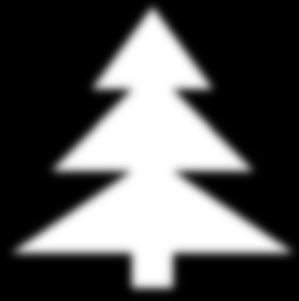
#> input picture Példatár/tree_blur_02.png, 299 x 301 px
$ python 07_02_d_Sobel_magnitude_visualizer.py   (older library calls are emulated)
#> lines starting #> are read from the running program, lines starting #| are printed output that depends on the picture; after the words box and inside, x2 and y2 are one past the last pixel; in counts of white or black regions, pixels touching at a corner belong together; long printed decimals are rounded

import cv2
import numpy as np
import math

MAGN_THRESH_PERCENT = 0.2
# ARROW_MAX_LENGTH = 200
SHOW_CONCATENATED_RESULT = False


# [57 lines left out: function gradient_draw_callback, not called in this run]


# img = cv2.imread('OpenCV-logo.png', cv2.IMREAD_GRAYSCALE)
img = cv2.imread('tree_blur_02.png', cv2.IMREAD_GRAYSCALE)
#> img is the input picture: shape (301, 299); min 0, max 255, mean 83.8
# img = cv2.imread('GolyoAlszik_rs.jpg', cv2.IMREAD_GRAYSCALE)
# img = cv2.imread('PalPant_800.jpg', cv2.IMREAD_GRAYSCALE)
# img = cv2.imread('SeaCliffBridge_3_800.jpg', cv2.IMREAD_GRAYSCALE)
cv2.imshow('img', img)


# Kép normalizálása és megjelenítése
def display_image(window, image):
    disp = cv2.normalize(image, None, 0, 255, norm_type=cv2.NORM_MINMAX, dtype=cv2.CV_8UC1)
    cv2.imshow(window, disp)


# ksize = -1   # Scharr kernel
ksize = 3    # 3x3 Sobel
# ksize = 5    # 5x5 Sobel

img_dx = cv2.Sobel(img, cv2.CV_32FC1, 1, 0, None, ksize)
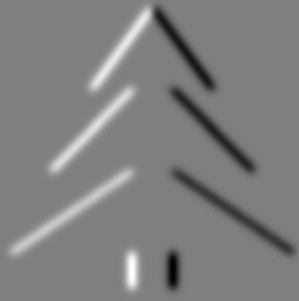
#> img_dx: shape (301, 299) float32; min -180, max 180, mean 0; drawn with min black and max white
img_dx_norm = cv2.normalize(img_dx, None, 0, 255, norm_type=cv2.NORM_MINMAX, dtype=cv2.CV_8UC1)
cv2.imshow('Ix', img_dx_norm)

img_dy = cv2.Sobel(img, cv2.CV_32FC1, 0, 1, None, ksize)
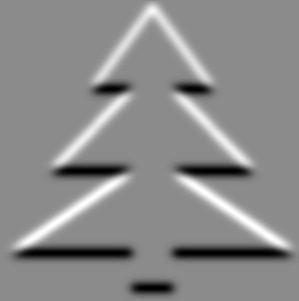
#> img_dy: shape (301, 299) float32; min -180, max 150, mean 0; drawn with min black and max white
img_dy_norm = cv2.normalize(img_dy, None, 0, 255, norm_type=cv2.NORM_MINMAX, dtype=cv2.CV_8UC1)
cv2.imshow('Iy', img_dy_norm)

img_gradient_magnitude = cv2.magnitude(img_dx, img_dy)
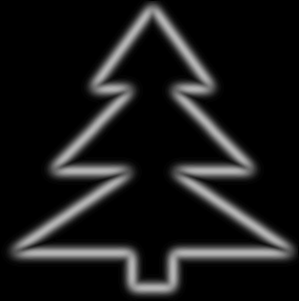
#> img_gradient_magnitude: shape (301, 299) float32; min 0, max 182, mean 25.9
img_gradient_magnitude_norm = cv2.normalize(img_gradient_magnitude, None, 0, 255, norm_type=cv2.NORM_MINMAX, dtype=cv2.CV_8UC1)
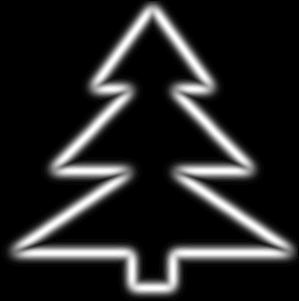
#> img_gradient_magnitude_norm: shape (301, 299); min 0, max 255, mean 36.2
cv2.imshow('Gradient magnitude', img_gradient_magnitude_norm)

magn_th = np.amax(img_gradient_magnitude) * MAGN_THRESH_PERCENT
#> magn_th = 36.41
print('magn_th =', magn_th)
#| magn_th = 36.409
_, ImagnTh = cv2.threshold(img_gradient_magnitude, magn_th, 1.0, cv2.THRESH_BINARY)
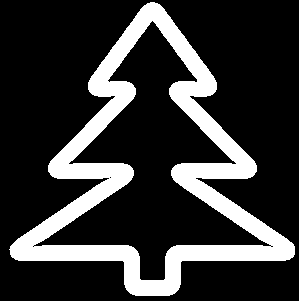
#> ImagnTh: shape (301, 299) float32; values 0 (black) and 1 (white), 21.1% white; 1 white region, box (x1, y1, x2, y2) and area: (9, 2, 295, 296) 18979
display_image('Thresholded gradient magnitude', ImagnTh)

cv2.setMouseCallback('img', gradient_draw_callback)

cv2.waitKey(0)
cv2.destroyAllWindows()
